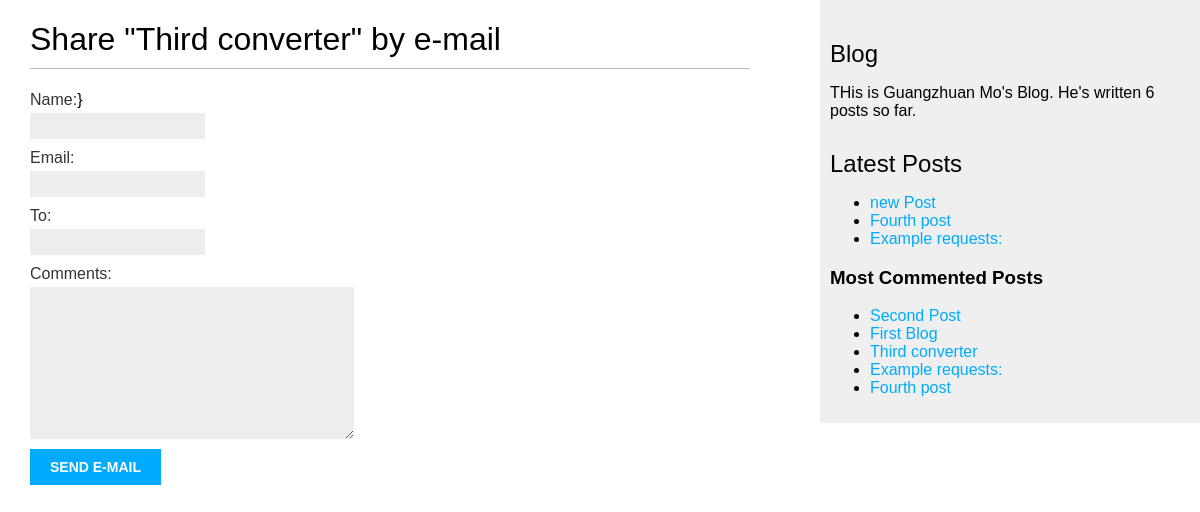
/blog/3/share/, run on the app's committed database.
### blog/models.py (models this page shows, shortened)
class Post(models.Model):
    STATUS_CHOICE = (
        ('draft', 'Draft'),
        ('published', 'Published'),
    )
    title = models.CharField(max_length=250)
    slug = models.SlugField(max_length=250, unique_for_date='publish')
    author = models.ForeignKey(User, on_delete=models.CASCADE, related_name='blog_posts')
    body = models.TextField()
    publish = models.DateTimeField(default=timezone.now)
    created = models.DateTimeField(auto_now_add=True)
    updated = models.DateTimeField(auto_now=True)
    status = models.CharField(max_length=10, choices=STATUS_CHOICE, default='draft')
    tags = TaggableManager()
    class Meta:
        ordering = ('-publish', )
    objects = models.Manager()
    published = PublishedManager()
    def get_absolute_url(self):
        return reverse('blog:post_detail', args=[
            self.publish.year,
            self.publish.month,
            self.publish.day, self.slug
        ])

### blog/views.py (the view)
# urls.py: path('<int:post_id>/share/', views.share_post, name='share_post'),
def share_post(request, post_id):
    post = get_object_or_404(Post, id=post_id, status='published')
    sent = False
    if request.method == 'POST':
        form = EmailPostForm(request.POST)
        if form.is_valid():
            cd = form.cleaned_data
            post_url = request.build_absolute_uri(post.get_absolute_url())
            subject = f"{cd['name']} recommends you read {post.title}"
            message = f"Read {post.title} at {post_url} \n\n {cd['name']}\'s comments: {cd['comments']}"
            send_mail(subject, message, 'admin@sixdigit.net', [cd['to']])
            sent = True
    else:
        form = EmailPostForm()
    context = {
        'post': post,
        'form': form,
        'sent': sent,
    }
    return render(request, 'blog/post/share.html', context=context)

### blog/forms.py
class EmailPostForm(forms.Form):
    name = forms.CharField(max_length=25)
    email = forms.EmailField()
    to = forms.EmailField()
    comments = forms.CharField(required=False, widget=forms.Textarea)

### blog/models.py (called while the page is built)
    def get_queryset(self):
        return super(PublishedManager, self).get_queryset().filter(status='published')

### blog/templatetags/blog_tags.py (called while the page is built)
@register.simple_tag
def total_posts():
    return Post.published.count()

@register.inclusion_tag('blog/post/latest_posts.html')
def show_latest_posts(count=5):
    lastest_posts = Post.published.order_by('-publish')[:count]
    return {'latest_posts': lastest_posts}

@register.simple_tag
def get_most_commented_posts(count=5):
    return Post.published.annotate(total_comments=Count('comments')).order_by('-total_comments')[:count]

### templates/blog/post/share.html (shortened to what this page needs)
{% extends "blog/base.html" %}
{% block content %}
    {% if sent %}
        <h1>E-mail successfully sent</h1>
        <p>"{{post.title}}" was successfully sent to {{form.cleaned_data.to}}</p>
    {% else %}
        <h1>Share "{{post.title}}" by e-mail</h1>
        <form method="post">
            {{form.as_p}}
            <input type="submit" value="Send e-mail">
        </form>
    {% endif %}}
{% endblock %}

### templates/blog/base.html (shortened to what this page needs)
{% load static %}
{% load blog_tags %}
<!DOCTYPE html>
<html lang="en">
<head>
    <link href="{% static 'css/blog.css' %}" rel="stylesheet">
</head>
<body>
    <div id="content">
        {% block content %}
        {% endblock %}
    </div>
    <div id="sidebar">
        <h2>Blog</h2>
        <p>THis is Guangzhuan Mo's Blog. He's written {% total_posts %} posts so far.</p>
        <h2>Latest Posts</h2>
        {% show_latest_posts 3 %}
        <h3>Most Commented Posts</h3>
        {% get_most_commented_posts as most_commented_posts %}
        <ul>
            {% for post in most_commented_posts%}
                <li>
                    <a href="{{post.get_absolute_url}}">{{post.title}}</a>
                </li>
            {% endfor%}
        </ul>
    </div>
</body>
</html>

### templates/blog/post/latest_posts.html
<ul>
    {% for post in latest_posts %}
        <li>
            <a href="{{post.get_absolute_url}}">{{post.title}}</a>
        </li>
    {% endfor %}
</ul>

### static/css/blog.css (style rules this page uses)
body { margin:0; padding:0; font-family:helvetica, sans-serif; }
a { color:#00abff; text-decoration:none; }
h1 { font-weight:normal; border-bottom:1px solid #bbb; padding:0 0 10px 0; }
h2 { font-weight:normal; margin:30px 0 0; }
#content { float:left; width:60%; padding:0 0 0 30px; }
#sidebar { float:right; width:30%; padding:10px; background:#efefef; height:100%; }
label { float:left; clear:both; color:#333; margin-bottom:4px; }
input, textarea { clear:both; float:left; margin:0 0 10px; background:#ededed; border:0; padding:6px 10px; font-size:12px; }
input[type=submit] { font-weight:bold; background:#00abff; color:#fff; padding:10px 20px; font-size:14px; text-transform:uppercase; }

### data on the page
Post: title "Third converter"
Post: title "new Post"
Post: title "Fourth post"
Post: title "Example requests:"
Post: title "Second Post"
Post: title "First Blog"
